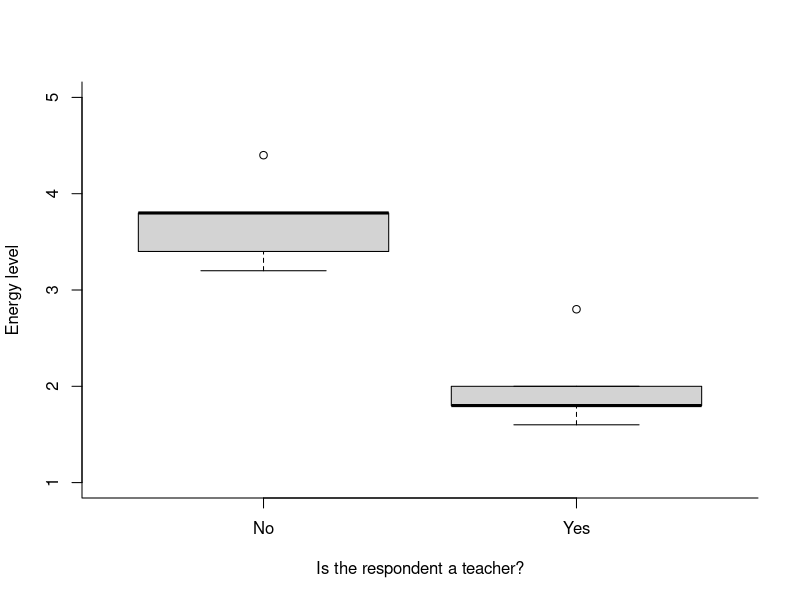

Reproduce this figure in R.
## ---- chunk 1
dat <- read.csv("SchoolSurvey.csv")
Likerts<- c("Lik1", "Lik2", "Lik3", "Lik4", "Lik5")
dat$Energy<- apply(dat[ ,Likerts], MARGIN = 1, mean)
dat$Energy<- apply(dat[ ,Likerts], 1, mean)
## ---- chunk 2
par(bty="l")
boxplot(dat$Energy ~ dat$Teacher,
        ylim=c(1,5),
        ylab="Energy level", 
        xlab="Is the respondent a teacher?")
